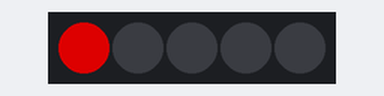
Bench run of a sketch on a simulated Arduino Uno, built with avr-gcc and run on an emulated ATmega328P. On the bench: 5 RGB LEDs in strip order, left to right. Dim RGB values are drawn brighter than linear.

Above: at 0.1 s.
At 3.6 s:
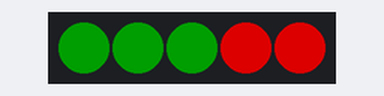
At 5.1 s:
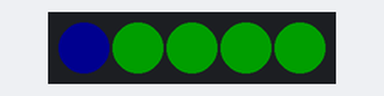
At 7.1 s:
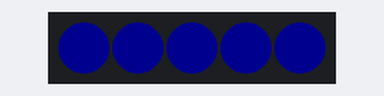
At 9.1 s:
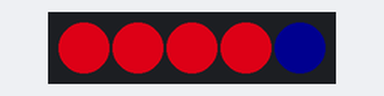
At 14.6 s:
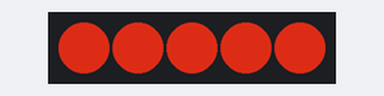
Timing chart, 0 to 40.0 s (numbered marks = the images above):
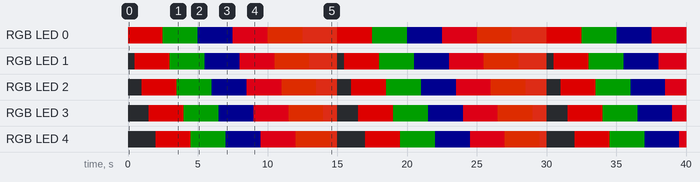

The sketch:

inicio.ino
```cpp
/*
 * Realiza los siguientes cambios por orden y observa ¿que pasa?
 *
 * 1º PRUEBA CAMBIAR LOS VALORES DE  ENTRE 0 Y 255 de colR colG y colB Y SUBELO A LA PLACA
 *
 * 2º CAMBIA el valor de DELAYVAL y subelo a la placa
 *
 * 3º AVERIGUA donde se indica que led debe encenderse.
 *--->Pista ---> Realiza un cambio en uno de los bucles y
 *subelo a la placa ¿que ha pasado? si aun no lo has descubierto
 *sigue realizando cambios.
 *
 *4º ENCIENDE solo el led 1
 *
 *5º ENCIENDE solo el led 5
 *
 *6º ENCIENDE el led 2 de color verde y el led 1 de color azul.
 *
 *7º ENCIENDE todos los leds a la vez del color que más te guste.
 *
 *8º ENCIENDE cada led de un color distinto.
 *
 *9º Crea el vector1 de leds con los leds 3,4,5 y vector2 de leds con los led 1 y 2.
 *Ponles el color rojo al vector1 y color azul al vector 2
 *
 *10º ¡Ya estamos listas para montar nuestro caleidoscopio y crear
 * la secuencia que queremos para los leds de colores!
 */

#include <Adafruit_NeoPixel.h>

#define PIN        7
#define NUMPIXELS 5

Adafruit_NeoPixel pixels(NUMPIXELS, PIN, NEO_GRB + NEO_KHZ800);

#define DELAYVAL 500

 uint8_t colR=150;
 uint8_t colG=30;
 uint8_t colB=15;

void setup() {
  pixels.begin();
}

void loop() {
  pixels.clear();

  for(int i=0; i<NUMPIXELS; i++) {

    pixels.setPixelColor(i, pixels.Color(colR, 0, 0));

    pixels.show();

    delay(DELAYVAL);
  }


    for(int i=0; i<NUMPIXELS; i++) {
    pixels.setPixelColor(i, pixels.Color(0, colG, 0));
    pixels.show();
    delay(DELAYVAL);
  }

    for(int i=0; i<NUMPIXELS; i++) {
    pixels.setPixelColor(i, pixels.Color(0, 0, colB));
    pixels.show();
    delay(DELAYVAL);
  }

    for(int i=0; i<NUMPIXELS; i++) {
    pixels.setPixelColor(i, pixels.Color(colR, 0, colB));
    pixels.show();
    delay(DELAYVAL);
  }

    for(int i=0; i<NUMPIXELS; i++) {
    pixels.setPixelColor(i, pixels.Color(colR, colG, 0));
    pixels.show();
    delay(DELAYVAL);
  }
      for(int i=0; i<NUMPIXELS; i++) {
    pixels.setPixelColor(i, pixels.Color(colR, colG, colB));
    pixels.show();
    delay(DELAYVAL);
  }
}
```

Measured:
- by itself, RGB LED 0: repeats every 15.0 s: RGB(0, 30, 0) 2.5 s, RGB(0, 0, 15) 2.5 s, RGB(150, 0, 15) 2.5 s, RGB(150, 30, 0) 2.5 s, RGB(150, 30, 15) 2.5 s, RGB(150, 0, 0) 2.5 s
- by itself, RGB LED 2: repeats every 15.0 s: RGB(0, 30, 0) 2.5 s, RGB(0, 0, 15) 2.5 s, RGB(150, 0, 15) 2.5 s, RGB(150, 30, 0) 2.5 s, RGB(150, 30, 15) 1.5 s, off 1.0 s, RGB(150, 0, 0) 2.5 s
- by itself, everything shown: repeats every 15.0 s, in 30 steps
- what the display in image 1 shows lasts 0.5 s, from 3.5 s to 4.0 s
